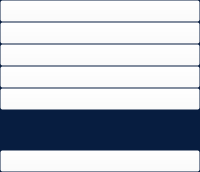
        <widget class="QFrame" name="side_frame">
         <property name="enabled">
          <bool>true</bool>
         </property>
         <property name="styleSheet">
          <string notr="true">background-color: rgba(3, 25, 61,225);
border-color: rgba(255, 255, 255, 0);</string>
         </property>
         <property name="frameShape">
          <enum>QFrame::NoFrame</enum>
         </property>
         <property name="frameShadow">
          <enum>QFrame::Raised</enum>
         </property>
         <layout class="QVBoxLayout" name="verticalLayout_6">
          <property name="spacing">
           <number>0</number>
          </property>
          <property name="leftMargin">
           <number>0</number>
          </property>
          <property name="topMargin">
           <number>0</number>
          </property>
          <property name="rightMargin">
           <number>0</number>
          </property>
          <property name="bottomMargin">
           <number>0</number>
          </property>
          <item>
           <layout class="QVBoxLayout" name="verticalLayout_5">
            <item>
             <widget class="QPushButton" name="all_songs_btn">
              <property name="styleSheet">
               <string notr="true">QPushButton{
	background-color: rgba(255,255,255,0);
}

QPushButton:hover{
	background-color: rgba(255,255,255,130);
}</string>
              </property>
              <property name="text">
               <string/>
              </property>
              <property name="icon">
               <iconset resource="resc.qrc">
                <normaloff>:/resc/UI_V2/all_songs _btn.png</normaloff>:/resc/UI_V2/all_songs _btn.png</iconset>
              </property>
              <property name="iconSize">
               <size>
                <width>20</width>
                <height>30</height>
               </size>
              </property>
             </widget>
            </item>
            <item>
             <widget class="QPushButton" name="video_view_2">
              <property name="styleSheet">
               <string notr="true">QPushButton{
	background-color: rgba(255,255,255,0);
}

QPushButton:hover{
	background-color: rgba(255,255,255,130);
}</string>
              </property>
              <property name="text">
               <string/>
              </property>
              <property name="icon">
               <iconset resource="resc.qrc">
                <normaloff>:/resc/UI_V2/sys_dir_btn.png</normaloff>:/resc/UI_V2/sys_dir_btn.png</iconset>
              </property>
              <property name="iconSize">
               <size>
                <width>20</width>
                <height>30</height>
               </size>
              </property>
             </widget>
            </item>
            <item>
             <widget class="QPushButton" name="play_list_btn">
              <property name="styleSheet">
               <string notr="true">QPushButton{
	background-color: rgba(255,255,255,0);
}

QPushButton:hover{
	background-color: rgba(255,255,255,130);
}</string>
              </property>
              <property name="text">
               <string/>
              </property>
              <property name="icon">
               <iconset resource="resc.qrc">
                <normaloff>:/resc/UI_V2/Pplay_list_btn.png</normaloff>:/resc/UI_V2/Pplay_list_btn.png</iconset>
              </property>
              <property name="iconSize">
               <size>
                <width>20</width>
                <height>30</height>
               </size>
              </property>
             </widget>
            </item>
            <item>
             <widget class="QPushButton" name="recently_added_btn">
              <property name="styleSheet">
               <string notr="true">QPushButton{
	background-color: rgba(255,255,255,0);
}

QPushButton:hover{
	background-color: rgba(255,255,255,130);
}</string>
              </property>
              <property name="text">
               <string/>
              </property>
              <property name="icon">
               <iconset resource="resc.qrc">
                <normaloff>:/resc/UI_V2/recently_added_btn.png</normaloff>:/resc/UI_V2/recently_added_btn.png</iconset>
              </property>
              <property name="iconSize">
               <size>
                <width>20</width>
                <height>30</height>
               </size>
              </property>
             </widget>
            </item>
            <item>
             <widget class="QPushButton" name="favourite_btn">
              <property name="styleSheet">
               <string notr="true">QPushButton{
	background-color: rgba(255,255,255,0);
}

QPushButton:hover{
	background-color: rgba(255,255,255,130);
}</string>
              </property>
              <property name="text">
               <string/>
              </property>
              <property name="icon">
               <iconset resource="resc.qrc">
                <normaloff>:/resc/UI_V2/favourite_btn.png</normaloff>:/resc/UI_V2/favourite_btn.png</iconset>
              </property>
              <property name="iconSize">
               <size>
                <width>20</width>
                <height>30</height>
               </size>
              </property>
             </widget>
            </item>
            <item>
             <spacer name="verticalSpacer">
              <property name="orientation">
               <enum>Qt::Vertical</enum>
              </property>
              <property name="sizeHint" stdset="0">
               <size>
                <width>20</width>
                <height>40</height>
               </size>
              </property>
             </spacer>
            </item>
            <item>
             <widget class="QPushButton" name="settings_btn">
              <property name="styleSheet">
               <string notr="true">QPushButton{
	background-color: rgba(255,255,255,0);
}

QPushButton:hover{
	background-color: rgba(255,255,255,130);
}</string>
              </property>
              <property name="text">
               <string/>
              </property>
              <property name="icon">
               <iconset resource="resc.qrc">
                <normaloff>:/resc/UI_V2/settings_btn.png</normaloff>:/resc/UI_V2/settings_btn.png</iconset>
              </property>
              <property name="iconSize">
               <size>
                <width>30</width>
                <height>30</height>
               </size>
              </property>
             </widget>
            </item>
           </layout>
          </item>
         </layout>
        </widget>
